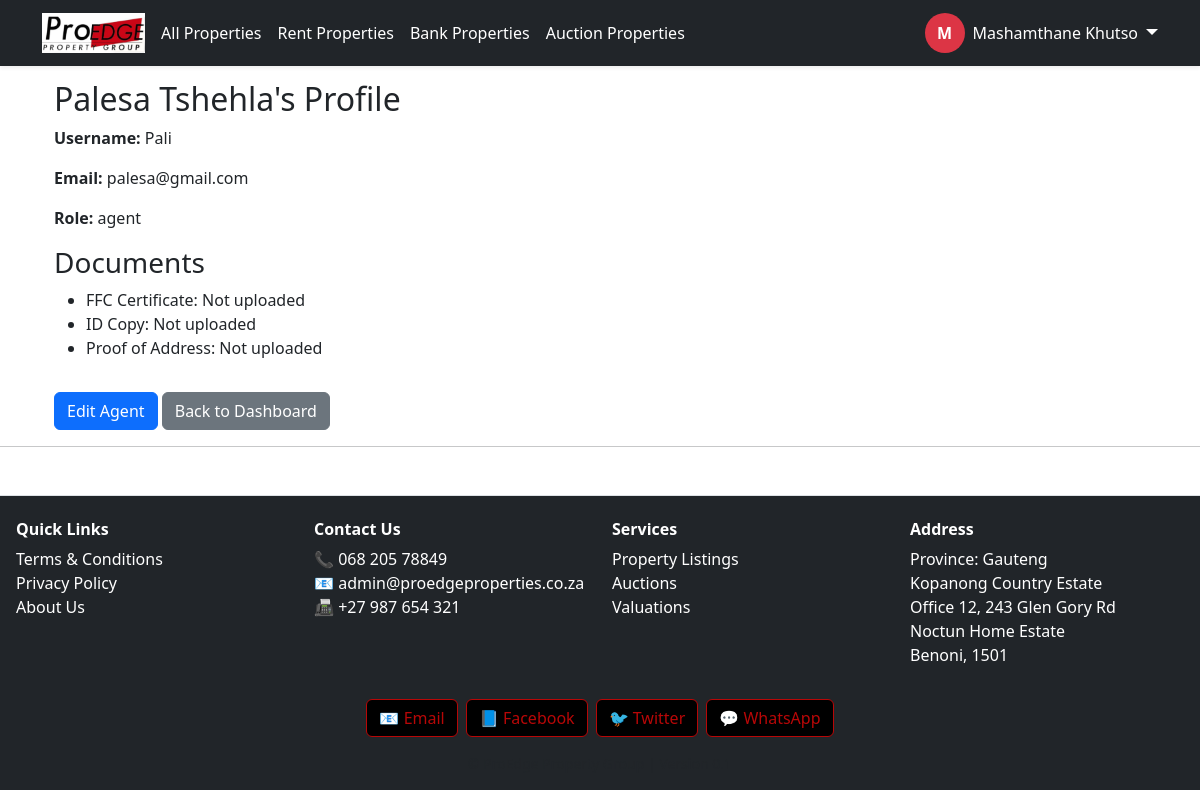
/agency/agent/45/ (signed in), run on the app's committed database.
### proedge/models.py (models this page shows, shortened)
class CustomUser(AbstractUser):
    ROLE_CHOICES = [
        ('buyer', 'Buyer'),
        ('seller', 'Seller'),
        ('tenant', 'Tenant'),
        ('agency', 'Agency'),
        ('landlord', 'Landlord'),
        ('agent', 'Agent'),
        ('bank', 'Bank'),
        ('auctioneer', 'Auctioneer'),
    ]
    role = models.CharField(max_length=20, choices=ROLE_CHOICES)
    email = models.EmailField(unique=True)
    is_email_verified = models.BooleanField(default=False)

### proedge/views.py (the view)
# urls.py: path('agency/agent/<int:pk>/', views.agency_agent_detail, name='agency_agent_detail'),
@login_required
def agency_agent_detail(request, pk):
    agent = get_object_or_404(CustomUser, pk=pk, role='agent')
    profile = get_object_or_404(UserProfile, user=agent)
    if request.user.agency_profile != profile.agency:
        return redirect('agency_dashboard')
    if request.method == "POST":
        form = AgencyCreateAgentForm(request.POST, request.FILES, instance=agent)
        if form.is_valid():
            form.save(agency=request.user.agency_profile)
            messages.success(request, "Agent profile updated successfully!")
            return redirect('agency_agent_detail', pk=agent.pk)
    else:
        form = AgencyCreateAgentForm(instance=agent)
    return render(request, 'proedge/agency_agent_detail.html', {
        'agent': agent,
        'profile': profile,
        'form': form,
    })

### proedge/templates/proedge/agency_agent_detail.html
{% extends "base.html" %}
{% block content %}
<div class="container mt-5">
  <h2>{{ agent.first_name }} {{ agent.last_name }}'s Profile</h2>
  <p><b>Username:</b> {{ agent.username }}</p>
  <p><b>Email:</b> {{ agent.email }}</p>
  <p><b>Role:</b> {{ agent.role }}</p>
  <h3>Documents</h3>
  <ul>
    <li>FFC Certificate:
      {% if profile.ffc_certificate %}
        <a href="{{ profile.ffc_certificate.url }}" target="_blank">View</a>
      {% else %}
        Not uploaded
      {% endif %}
    </li>
    <li>ID Copy:
      {% if profile.id_copy %}
        <a href="{{ profile.id_copy.url }}" target="_blank">View</a>
      {% else %}
        Not uploaded
      {% endif %}
    </li>
    <li>Proof of Address:
      {% if profile.proof_of_address %}
        <a href="{{ profile.proof_of_address.url }}" target="_blank">View</a>
      {% else %}
        Not uploaded
      {% endif %}
    </li>
  </ul>
     <a href="{% url 'edit_agent_profile' agent.pk %}" class="btn btn-primary mt-3">Edit Agent</a>
    <a href="{% url 'agency_dashboard' %}" class="btn btn-secondary mt-3">Back to Dashboard</a>
</div>
{% endblock %}

### proedge/templates/base.html (shortened to what this page needs)
{% load static %}
<!DOCTYPE html>
<html lang="en">
<head>
     <link rel="stylesheet" href="https://unpkg.com/leaflet@1.9.5/dist/leaflet.css"
/>
    <link href="https://cdn.jsdelivr.net/npm/bootstrap@5.3.0/dist/css/bootstrap.min.css" rel="stylesheet">
    <link rel="stylesheet" href="https://cdnjs.cloudflare.com/ajax/libs/font-awesome/6.4.0/css/all.min.css">
    <link rel="stylesheet" href="{% static 'proedge/css/style.css' %}">
    <link rel="stylesheet" href="https://cdn.jsdelivr.net/npm/lightgallery@2.7.1/css/lightgallery.min.css">
    <link rel="stylesheet" href="https://unpkg.com/leaflet/dist/leaflet.css" />
    <link rel="stylesheet" href="https://unpkg.com/leaflet@1.9.5/dist/leaflet.css"
/>
<link rel="stylesheet" href="https://cdn.jsdelivr.net/npm/lightgallery@2.7.1/css/lightgallery-bundle.min.css" />
<link rel="stylesheet" href="https://cdn.jsdelivr.net/npm/lightgallery@2.7.1/plugins/thumbnail/lg-thumbnail.min.css">
<link rel="stylesheet" href="https://cdn.jsdelivr.net/npm/lightgallery@2.7.1/plugins/zoom/lg-zoom.min.css">
<link rel="stylesheet" href="https://cdn.jsdelivr.net/npm/lightgallery@2.7.1/plugins/fullscreen/lg-fullscreen.min.css">
<link rel="stylesheet" href="https://cdn.jsdelivr.net/npm/lightgallery@2.7.1/plugins/share/lg-share.min.css">
<link rel="stylesheet" href="https://cdn.jsdelivr.net/npm/lightgallery@2.7.1/plugins/pager/lg-pager.min.css">
</head>
<body>
<nav class="navbar navbar-expand-lg navbar-dark bg-dark fixed-top shadow-sm">
  <div class="container">
    <a class="navbar-brand fw-bold me-1" href="/">
      <img src="{% static 'images/logo.png' %}" alt="ProEdge Logo" style="height: 40px;">
    </a>
    <div class="collapse navbar-collapse" id="navbarMain">
      <ul class="navbar-nav me-auto mb-2 mb-lg-0 flex-wrap justify-content-start">
        <li class="nav-item flex-fill flex-lg-auto mb-1 mb-lg-0">
          <a class="nav-link btn btn-outline-danger text-white w-100 text-center mx-1 px-1 {% if request.path == '/' or request.path == '/properties/' %}active{% endif %}" href="{% url 'property_list' %}">All Properties</a>
        </li>
        <li class="nav-item flex-fill flex-lg-auto mb-1 mb-lg-0">
          <a class="nav-link btn btn-outline-danger text-white w-100 text-center mx-1 px-1 {% if request.path == '/rent/' %}active{% endif %}" href="{% url 'property_list' %}">Rent Properties</a>
        </li>
        <li class="nav-item flex-fill flex-lg-auto mb-1 mb-lg-0">
          <a class="nav-link btn btn-outline-danger text-white w-100 text-center mx-1 px-1 {% if request.path == '/bank/' %}active{% endif %}" href="{% url 'property_list' %}">Bank Properties</a>
        </li>
        <li class="nav-item flex-fill flex-lg-auto mb-1 mb-lg-0">
          <a class="nav-link btn btn-outline-danger text-white w-100 text-center mx-1 px-1 {% if request.path == '/auctions/' %}active{% endif %}" href="{% url 'property_list' %}">Auction Properties</a>
        </li>
      </ul>
      <div class="d-flex flex-wrap align-items-center mt-2 mt-lg-0">
        {% if user.is_authenticated %}
          <div class="dropdown d-flex align-items-center">
            <a class="d-flex align-items-center text-decoration-none text-white me-2" href="{% url 'dashboard_redirect' %}">
              <div class="rounded-circle bg-danger text-white d-flex justify-content-center align-items-center fw-bold" style="width: 40px; height: 40px;">
                {{ user.get_full_name|default:user.username|slice:":1"|upper }}
              </div>
              <span class="ms-2 d-none d-lg-inline">{{ user.get_full_name|default:user.username }}</span>
            </a>
            <a class="dropdown-toggle text-white fs-5 ms-auto" href="#" id="userDropdown" data-bs-toggle="dropdown" aria-expanded="false"></a>
          </div>
        {% else %}
          <div class="d-flex flex-wrap gap-1">
            <a class="btn btn-outline-danger text-white px-2 fw-semibold" href="{% url 'login' %}">Login</a>
            <a class="btn btn-danger px-2 fw-semibold" href="{% url 'register' %}">Register</a>
          </div>
        {% endif %}
      </div>
    </div>
  </div>
</nav>
<main class="container mt-4">
  {% block content %}{% endblock %}
</main>
<hr>
<footer class="bg-dark text-white mt-5 pt-4 pb-3 border-top">
  <div class="container-fluid px-2">
    <div class="row">
      <div class="col-6 col-md-3 mb-3 text-center text-md-start">
        <h6 class="fw-bold mb-2">Quick Links</h6>
        <ul class="list-unstyled">
          <li><a href="#" class="text-white text-decoration-none">Terms & Conditions</a></li>
          <li><a href="#" class="text-white text-decoration-none">Privacy Policy</a></li>
          <li><a href="#" class="text-white text-decoration-none">About Us</a></li>
        </ul>
      </div>
      <div class="col-6 col-md-3 mb-3 text-center text-md-start">
        <h6 class="fw-bold mb-2">Contact Us</h6>
        <ul class="list-unstyled">
          <li>📞 068 205 78849</li>
          <li>📧 <a href="mailto:admin@proedgeproperties.co.za" class="text-white text-decoration-none">admin@proedgeproperties.co.za</a></li>
          <li>📠 +27 987 654 321</li>
        </ul>
      </div>
      <div class="col-6 col-md-3 mb-3 text-center text-md-start">
        <h6 class="fw-bold mb-2">Services</h6>
        <ul class="list-unstyled">
          <li><a href="#" class="text-white text-decoration-none">Property Listings</a></li>
          <li><a href="#" class="text-white text-decoration-none">Auctions</a></li>
          <li><a href="#" class="text-white text-decoration-none">Valuations</a></li>
        </ul>
      </div>
      <div class="col-6 col-md-3 mb-3 text-center text-md-start">
        <h6 class="fw-bold mb-2">Address</h6>
        <ul class="list-unstyled">
          <li>Province: Gauteng</li>
          <li>Kopanong Country Estate</li>
          <li>Office 12, 243 Glen Gory Rd</li>
          <li>Noctun Home Estate</li>
          <li>Benoni, 1501</li>
        </ul>
      </div>
    </div>
    <div class="d-flex justify-content-center flex-wrap gap-2 mb-3">
      <a href="mailto:info@youthportal.com" class="social-btn">📧 Email</a>
      <a href="https://facebook.com" target="_blank" class="social-btn">📘 Facebook</a>
      <a href="https://twitter.com" target="_blank" class="social-btn">🐦 Twitter</a>
      <a href="https://wa.me/1234567890" target="_blank" class="social-btn">💬 WhatsApp</a>
    </div>
    <div class="text-center text-muted small">&copy; {{ now|date:"Y" }} ProEdge Property Group | Version 0.1</div>
  </div>
</footer>
</body>
</html>

### proedge/templates/base.html (style rules this page uses)
footer { padding-left: 0.5rem; padding-right: 0.5rem; }
body, html { overflow-x: hidden; }
.navbar-brand img { max-height: 40px; }
.social-btn { padding: 6px 12px; border-radius: 6px; border: 1px solid #b80707; color: #b80707; background-color: #000; text-decoration: none; transition: all 0.3s ease; }
.social-btn { display: inline-block; padding: 6px 12px; border-radius: 6px; background-color: #000; color: #b80707; font-weight: 500; text-decoration: none; transition: all 0.3s ease; border: 1px solid #b80707; }

### data on the page
CustomUser: get_full_name "M", get_full_name "Mashamthane Khutso"
CustomUser: first_name "Palesa", last_name "Tshehla", username "Pali", email "palesa@gmail.com", role "agent"
